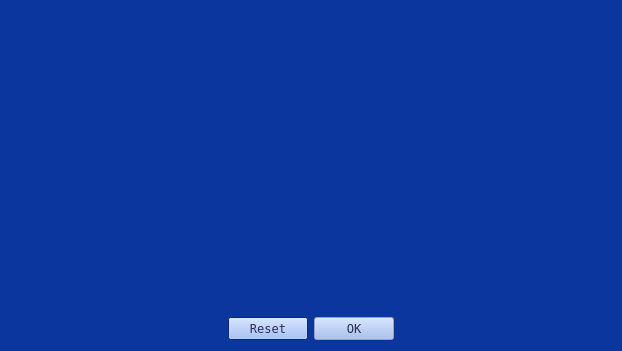
<?xml version="1.0" encoding="UTF-8"?>
<ui version="4.0">
 <class>gas</class>
 <widget class="QDialog" name="gas">
  <property name="geometry">
   <rect>
    <x>0</x>
    <y>0</y>
    <width>618</width>
    <height>347</height>
   </rect>
  </property>
  <property name="sizePolicy">
   <sizepolicy hsizetype="Fixed" vsizetype="Fixed">
    <horstretch>0</horstretch>
    <verstretch>0</verstretch>
   </sizepolicy>
  </property>
  <property name="maximumSize">
   <size>
    <width>618</width>
    <height>347</height>
   </size>
  </property>
  <property name="palette">
   <palette>
    <active>
     <colorrole role="WindowText">
      <brush brushstyle="SolidPattern">
       <color alpha="255">
        <red>39</red>
        <green>44</green>
        <blue>84</blue>
       </color>
      </brush>
     </colorrole>
     <colorrole role="Button">
      <brush brushstyle="SolidPattern">
       <color alpha="255">
        <red>146</red>
        <green>180</green>
        <blue>244</blue>
       </color>
      </brush>
     </colorrole>
     <colorrole role="Text">
      <brush brushstyle="SolidPattern">
       <color alpha="255">
        <red>207</red>
        <green>222</green>
        <blue>231</blue>
       </color>
      </brush>
     </colorrole>
     <colorrole role="ButtonText">
      <brush brushstyle="SolidPattern">
       <color alpha="255">
        <red>39</red>
        <green>44</green>
        <blue>84</blue>
       </color>
      </brush>
     </colorrole>
     <colorrole role="Base">
      <brush brushstyle="SolidPattern">
       <color alpha="255">
        <red>68</red>
        <green>114</green>
        <blue>202</blue>
       </color>
      </brush>
     </colorrole>
     <colorrole role="Window">
      <brush brushstyle="SolidPattern">
       <color alpha="255">
        <red>10</red>
        <green>54</green>
        <blue>157</blue>
       </color>
      </brush>
     </colorrole>
     <colorrole role="Highlight">
      <brush brushstyle="SolidPattern">
       <color alpha="255">
        <red>189</red>
        <green>155</green>
        <blue>230</blue>
       </color>
      </brush>
     </colorrole>
     <colorrole role="Link">
      <brush brushstyle="SolidPattern">
       <color alpha="255">
        <red>245</red>
        <green>255</green>
        <blue>56</blue>
       </color>
      </brush>
     </colorrole>
     <colorrole role="LinkVisited">
      <brush brushstyle="SolidPattern">
       <color alpha="255">
        <red>255</red>
        <green>164</green>
        <blue>89</blue>
       </color>
      </brush>
     </colorrole>
     <colorrole role="AlternateBase">
      <brush brushstyle="SolidPattern">
       <color alpha="255">
        <red>10</red>
        <green>54</green>
        <blue>157</blue>
       </color>
      </brush>
     </colorrole>
    </active>
    <inactive>
     <colorrole role="WindowText">
      <brush brushstyle="SolidPattern">
       <color alpha="255">
        <red>39</red>
        <green>44</green>
        <blue>84</blue>
       </color>
      </brush>
     </colorrole>
     <colorrole role="Button">
      <brush brushstyle="SolidPattern">
       <color alpha="255">
        <red>146</red>
        <green>180</green>
        <blue>244</blue>
       </color>
      </brush>
     </colorrole>
     <colorrole role="Text">
      <brush brushstyle="SolidPattern">
       <color alpha="255">
        <red>207</red>
        <green>222</green>
        <blue>231</blue>
       </color>
      </brush>
     </colorrole>
     <colorrole role="ButtonText">
      <brush brushstyle="SolidPattern">
       <color alpha="255">
        <red>39</red>
        <green>44</green>
        <blue>84</blue>
       </color>
      </brush>
     </colorrole>
     <colorrole role="Base">
      <brush brushstyle="SolidPattern">
       <color alpha="255">
        <red>68</red>
        <green>114</green>
        <blue>202</blue>
       </color>
      </brush>
     </colorrole>
     <colorrole role="Window">
      <brush brushstyle="SolidPattern">
       <color alpha="255">
        <red>10</red>
        <green>54</green>
        <blue>157</blue>
       </color>
      </brush>
     </colorrole>
     <colorrole role="Highlight">
      <brush brushstyle="SolidPattern">
       <color alpha="255">
        <red>240</red>
        <green>240</green>
        <blue>240</blue>
       </color>
      </brush>
     </colorrole>
     <colorrole role="Link">
      <brush brushstyle="SolidPattern">
       <color alpha="255">
        <red>245</red>
        <green>255</green>
        <blue>56</blue>
       </color>
      </brush>
     </colorrole>
     <colorrole role="LinkVisited">
      <brush brushstyle="SolidPattern">
       <color alpha="255">
        <red>255</red>
        <green>164</green>
        <blue>89</blue>
       </color>
      </brush>
     </colorrole>
     <colorrole role="AlternateBase">
      <brush brushstyle="SolidPattern">
       <color alpha="255">
        <red>10</red>
        <green>54</green>
        <blue>157</blue>
       </color>
      </brush>
     </colorrole>
    </inactive>
    <disabled>
     <colorrole role="Button">
      <brush brushstyle="SolidPattern">
       <color alpha="255">
        <red>146</red>
        <green>180</green>
        <blue>244</blue>
       </color>
      </brush>
     </colorrole>
     <colorrole role="Base">
      <brush brushstyle="SolidPattern">
       <color alpha="255">
        <red>10</red>
        <green>54</green>
        <blue>157</blue>
       </color>
      </brush>
     </colorrole>
     <colorrole role="Window">
      <brush brushstyle="SolidPattern">
       <color alpha="255">
        <red>10</red>
        <green>54</green>
        <blue>157</blue>
       </color>
      </brush>
     </colorrole>
     <colorrole role="Highlight">
      <brush brushstyle="SolidPattern">
       <color alpha="255">
        <red>0</red>
        <green>120</green>
        <blue>215</blue>
       </color>
      </brush>
     </colorrole>
     <colorrole role="Link">
      <brush brushstyle="SolidPattern">
       <color alpha="255">
        <red>245</red>
        <green>255</green>
        <blue>56</blue>
       </color>
      </brush>
     </colorrole>
     <colorrole role="LinkVisited">
      <brush brushstyle="SolidPattern">
       <color alpha="255">
        <red>255</red>
        <green>164</green>
        <blue>89</blue>
       </color>
      </brush>
     </colorrole>
     <colorrole role="AlternateBase">
      <brush brushstyle="SolidPattern">
       <color alpha="255">
        <red>10</red>
        <green>54</green>
        <blue>157</blue>
       </color>
      </brush>
     </colorrole>
    </disabled>
   </palette>
  </property>
  <property name="windowTitle">
   <string>Dialog</string>
  </property>
  <layout class="QVBoxLayout" name="verticalLayout">
   <item>
    <widget class="QFrame" name="horizontalFrame">
     <property name="sizePolicy">
      <sizepolicy hsizetype="Fixed" vsizetype="Fixed">
       <horstretch>0</horstretch>
       <verstretch>0</verstretch>
      </sizepolicy>
     </property>
     <property name="minimumSize">
      <size>
       <width>600</width>
       <height>300</height>
      </size>
     </property>
     <property name="palette">
      <palette>
       <active>
        <colorrole role="WindowText">
         <brush brushstyle="SolidPattern">
          <color alpha="255">
           <red>39</red>
           <green>44</green>
           <blue>84</blue>
          </color>
         </brush>
        </colorrole>
        <colorrole role="Button">
         <brush brushstyle="SolidPattern">
          <color alpha="255">
           <red>146</red>
           <green>180</green>
           <blue>244</blue>
          </color>
         </brush>
        </colorrole>
        <colorrole role="Text">
         <brush brushstyle="SolidPattern">
          <color alpha="255">
           <red>207</red>
           <green>222</green>
           <blue>231</blue>
          </color>
         </brush>
        </colorrole>
        <colorrole role="ButtonText">
         <brush brushstyle="SolidPattern">
          <color alpha="255">
           <red>39</red>
           <green>44</green>
           <blue>84</blue>
          </color>
         </brush>
        </colorrole>
        <colorrole role="Base">
         <brush brushstyle="SolidPattern">
          <color alpha="255">
           <red>68</red>
           <green>114</green>
           <blue>202</blue>
          </color>
         </brush>
        </colorrole>
        <colorrole role="Window">
         <brush brushstyle="SolidPattern">
          <color alpha="255">
           <red>10</red>
           <green>54</green>
           <blue>157</blue>
          </color>
         </brush>
        </colorrole>
        <colorrole role="Highlight">
         <brush brushstyle="SolidPattern">
          <color alpha="255">
           <red>189</red>
           <green>155</green>
           <blue>230</blue>
          </color>
         </brush>
        </colorrole>
        <colorrole role="Link">
         <brush brushstyle="SolidPattern">
          <color alpha="255">
           <red>245</red>
           <green>255</green>
           <blue>56</blue>
          </color>
         </brush>
        </colorrole>
        <colorrole role="LinkVisited">
         <brush brushstyle="SolidPattern">
          <color alpha="255">
           <red>255</red>
           <green>164</green>
           <blue>89</blue>
          </color>
         </brush>
        </colorrole>
        <colorrole role="AlternateBase">
         <brush brushstyle="SolidPattern">
          <color alpha="255">
           <red>10</red>
           <green>54</green>
           <blue>157</blue>
          </color>
         </brush>
        </colorrole>
       </active>
       <inactive>
        <colorrole role="WindowText">
         <brush brushstyle="SolidPattern">
          <color alpha="255">
           <red>39</red>
           <green>44</green>
           <blue>84</blue>
          </color>
         </brush>
        </colorrole>
        <colorrole role="Button">
         <brush brushstyle="SolidPattern">
          <color alpha="255">
           <red>146</red>
           <green>180</green>
           <blue>244</blue>
          </color>
         </brush>
        </colorrole>
        <colorrole role="Text">
         <brush brushstyle="SolidPattern">
          <color alpha="255">
           <red>207</red>
           <green>222</green>
           <blue>231</blue>
          </color>
         </brush>
        </colorrole>
        <colorrole role="ButtonText">
         <brush brushstyle="SolidPattern">
          <color alpha="255">
           <red>39</red>
           <green>44</green>
           <blue>84</blue>
          </color>
         </brush>
        </colorrole>
        <colorrole role="Base">
         <brush brushstyle="SolidPattern">
          <color alpha="255">
           <red>68</red>
           <green>114</green>
           <blue>202</blue>
          </color>
         </brush>
        </colorrole>
        <colorrole role="Window">
         <brush brushstyle="SolidPattern">
          <color alpha="255">
           <red>10</red>
           <green>54</green>
           <blue>157</blue>
          </color>
         </brush>
        </colorrole>
        <colorrole role="Highlight">
         <brush brushstyle="SolidPattern">
          <color alpha="255">
           <red>240</red>
           <green>240</green>
           <blue>240</blue>
          </color>
         </brush>
        </colorrole>
        <colorrole role="Link">
         <brush brushstyle="SolidPattern">
          <color alpha="255">
           <red>245</red>
           <green>255</green>
           <blue>56</blue>
          </color>
         </brush>
        </colorrole>
        <colorrole role="LinkVisited">
         <brush brushstyle="SolidPattern">
          <color alpha="255">
           <red>255</red>
           <green>164</green>
           <blue>89</blue>
          </color>
         </brush>
        </colorrole>
        <colorrole role="AlternateBase">
         <brush brushstyle="SolidPattern">
          <color alpha="255">
           <red>10</red>
           <green>54</green>
           <blue>157</blue>
          </color>
         </brush>
        </colorrole>
       </inactive>
       <disabled>
        <colorrole role="Button">
         <brush brushstyle="SolidPattern">
          <color alpha="255">
           <red>146</red>
           <green>180</green>
           <blue>244</blue>
          </color>
         </brush>
        </colorrole>
        <colorrole role="Base">
         <brush brushstyle="SolidPattern">
          <color alpha="255">
           <red>10</red>
           <green>54</green>
           <blue>157</blue>
          </color>
         </brush>
        </colorrole>
        <colorrole role="Window">
         <brush brushstyle="SolidPattern">
          <color alpha="255">
           <red>10</red>
           <green>54</green>
           <blue>157</blue>
          </color>
         </brush>
        </colorrole>
        <colorrole role="Highlight">
         <brush brushstyle="SolidPattern">
          <color alpha="255">
           <red>0</red>
           <green>120</green>
           <blue>215</blue>
          </color>
         </brush>
        </colorrole>
        <colorrole role="Link">
         <brush brushstyle="SolidPattern">
          <color alpha="255">
           <red>245</red>
           <green>255</green>
           <blue>56</blue>
          </color>
         </brush>
        </colorrole>
        <colorrole role="LinkVisited">
         <brush brushstyle="SolidPattern">
          <color alpha="255">
           <red>255</red>
           <green>164</green>
           <blue>89</blue>
          </color>
         </brush>
        </colorrole>
        <colorrole role="AlternateBase">
         <brush brushstyle="SolidPattern">
          <color alpha="255">
           <red>10</red>
           <green>54</green>
           <blue>157</blue>
          </color>
         </brush>
        </colorrole>
       </disabled>
      </palette>
     </property>
     <layout class="QHBoxLayout" name="horizontalLayout"/>
    </widget>
   </item>
   <item>
    <widget class="QDialogButtonBox" name="buttonBox">
     <property name="palette">
      <palette>
       <active>
        <colorrole role="WindowText">
         <brush brushstyle="SolidPattern">
          <color alpha="255">
           <red>39</red>
           <green>44</green>
           <blue>84</blue>
          </color>
         </brush>
        </colorrole>
        <colorrole role="Button">
         <brush brushstyle="SolidPattern">
          <color alpha="255">
           <red>146</red>
           <green>180</green>
           <blue>244</blue>
          </color>
         </brush>
        </colorrole>
        <colorrole role="Text">
         <brush brushstyle="SolidPattern">
          <color alpha="255">
           <red>207</red>
           <green>222</green>
           <blue>231</blue>
          </color>
         </brush>
        </colorrole>
        <colorrole role="ButtonText">
         <brush brushstyle="SolidPattern">
          <color alpha="255">
           <red>39</red>
           <green>44</green>
           <blue>84</blue>
          </color>
         </brush>
        </colorrole>
        <colorrole role="Base">
         <brush brushstyle="SolidPattern">
          <color alpha="255">
           <red>68</red>
           <green>114</green>
           <blue>202</blue>
          </color>
         </brush>
        </colorrole>
        <colorrole role="Window">
         <brush brushstyle="SolidPattern">
          <color alpha="255">
           <red>10</red>
           <green>54</green>
           <blue>157</blue>
          </color>
         </brush>
        </colorrole>
        <colorrole role="Highlight">
         <brush brushstyle="SolidPattern">
          <color alpha="255">
           <red>189</red>
           <green>155</green>
           <blue>230</blue>
          </color>
         </brush>
        </colorrole>
        <colorrole role="Link">
         <brush brushstyle="SolidPattern">
          <color alpha="255">
           <red>245</red>
           <green>255</green>
           <blue>56</blue>
          </color>
         </brush>
        </colorrole>
        <colorrole role="LinkVisited">
         <brush brushstyle="SolidPattern">
          <color alpha="255">
           <red>255</red>
           <green>164</green>
           <blue>89</blue>
          </color>
         </brush>
        </colorrole>
        <colorrole role="AlternateBase">
         <brush brushstyle="SolidPattern">
          <color alpha="255">
           <red>10</red>
           <green>54</green>
           <blue>157</blue>
          </color>
         </brush>
        </colorrole>
       </active>
       <inactive>
        <colorrole role="WindowText">
         <brush brushstyle="SolidPattern">
          <color alpha="255">
           <red>39</red>
           <green>44</green>
           <blue>84</blue>
          </color>
         </brush>
        </colorrole>
        <colorrole role="Button">
         <brush brushstyle="SolidPattern">
          <color alpha="255">
           <red>146</red>
           <green>180</green>
           <blue>244</blue>
          </color>
         </brush>
        </colorrole>
        <colorrole role="Text">
         <brush brushstyle="SolidPattern">
          <color alpha="255">
           <red>207</red>
           <green>222</green>
           <blue>231</blue>
          </color>
         </brush>
        </colorrole>
        <colorrole role="ButtonText">
         <brush brushstyle="SolidPattern">
          <color alpha="255">
           <red>39</red>
           <green>44</green>
           <blue>84</blue>
          </color>
         </brush>
        </colorrole>
        <colorrole role="Base">
         <brush brushstyle="SolidPattern">
          <color alpha="255">
           <red>68</red>
           <green>114</green>
           <blue>202</blue>
          </color>
         </brush>
        </colorrole>
        <colorrole role="Window">
         <brush brushstyle="SolidPattern">
          <color alpha="255">
           <red>10</red>
           <green>54</green>
           <blue>157</blue>
          </color>
         </brush>
        </colorrole>
        <colorrole role="Highlight">
         <brush brushstyle="SolidPattern">
          <color alpha="255">
           <red>240</red>
           <green>240</green>
           <blue>240</blue>
          </color>
         </brush>
        </colorrole>
        <colorrole role="Link">
         <brush brushstyle="SolidPattern">
          <color alpha="255">
           <red>245</red>
           <green>255</green>
           <blue>56</blue>
          </color>
         </brush>
        </colorrole>
        <colorrole role="LinkVisited">
         <brush brushstyle="SolidPattern">
          <color alpha="255">
           <red>255</red>
           <green>164</green>
           <blue>89</blue>
          </color>
         </brush>
        </colorrole>
        <colorrole role="AlternateBase">
         <brush brushstyle="SolidPattern">
          <color alpha="255">
           <red>10</red>
           <green>54</green>
           <blue>157</blue>
          </color>
         </brush>
        </colorrole>
       </inactive>
       <disabled>
        <colorrole role="Button">
         <brush brushstyle="SolidPattern">
          <color alpha="255">
           <red>146</red>
           <green>180</green>
           <blue>244</blue>
          </color>
         </brush>
        </colorrole>
        <colorrole role="Base">
         <brush brushstyle="SolidPattern">
          <color alpha="255">
           <red>10</red>
           <green>54</green>
           <blue>157</blue>
          </color>
         </brush>
        </colorrole>
        <colorrole role="Window">
         <brush brushstyle="SolidPattern">
          <color alpha="255">
           <red>10</red>
           <green>54</green>
           <blue>157</blue>
          </color>
         </brush>
        </colorrole>
        <colorrole role="Highlight">
         <brush brushstyle="SolidPattern">
          <color alpha="255">
           <red>0</red>
           <green>120</green>
           <blue>215</blue>
          </color>
         </brush>
        </colorrole>
        <colorrole role="Link">
         <brush brushstyle="SolidPattern">
          <color alpha="255">
           <red>245</red>
           <green>255</green>
           <blue>56</blue>
          </color>
         </brush>
        </colorrole>
        <colorrole role="LinkVisited">
         <brush brushstyle="SolidPattern">
          <color alpha="255">
           <red>255</red>
           <green>164</green>
           <blue>89</blue>
          </color>
         </brush>
        </colorrole>
        <colorrole role="AlternateBase">
         <brush brushstyle="SolidPattern">
          <color alpha="255">
           <red>10</red>
           <green>54</green>
           <blue>157</blue>
          </color>
         </brush>
        </colorrole>
       </disabled>
      </palette>
     </property>
     <property name="font">
      <font>
       <family>Fixedsys</family>
      </font>
     </property>
     <property name="orientation">
      <enum>Qt::Horizontal</enum>
     </property>
     <property name="standardButtons">
      <set>QDialogButtonBox::Ok|QDialogButtonBox::Reset</set>
     </property>
     <property name="centerButtons">
      <bool>true</bool>
     </property>
    </widget>
   </item>
  </layout>
 </widget>
 <resources/>
 <connections>
  <connection>
   <sender>buttonBox</sender>
   <signal>accepted()</signal>
   <receiver>gas</receiver>
   <slot>accept()</slot>
   <hints>
    <hint type="sourcelabel">
     <x>248</x>
     <y>254</y>
    </hint>
    <hint type="destinationlabel">
     <x>157</x>
     <y>274</y>
    </hint>
   </hints>
  </connection>
  <connection>
   <sender>buttonBox</sender>
   <signal>rejected()</signal>
   <receiver>gas</receiver>
   <slot>reject()</slot>
   <hints>
    <hint type="sourcelabel">
     <x>316</x>
     <y>260</y>
    </hint>
    <hint type="destinationlabel">
     <x>286</x>
     <y>274</y>
    </hint>
   </hints>
  </connection>
 </connections>
</ui>
